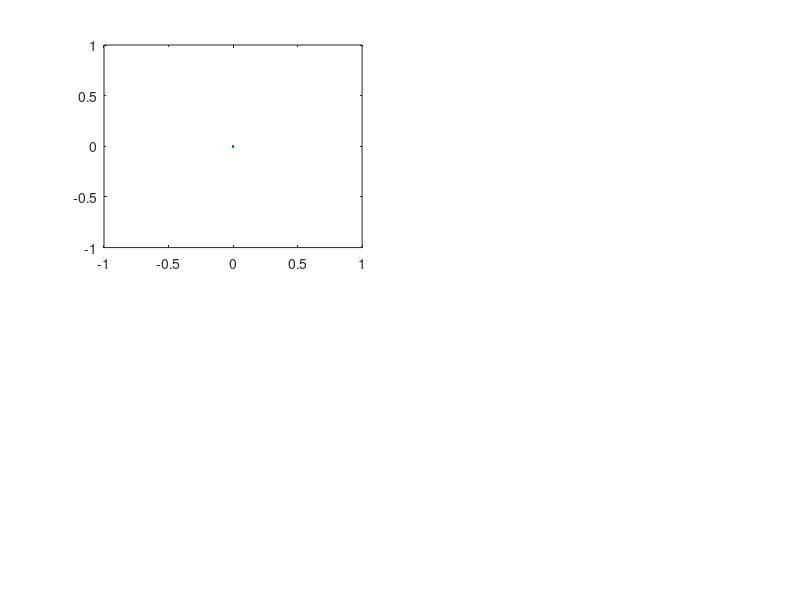

MATLAB code for this plot: (Note: this script raises an error after producing the figure.)
function output_data = Experiment_Example_MATLAB()
    
    % Setup matlab figure
    figure; clf;           
    subplot(221); 
    h1 = plot([0],[0]);
    h1.XData = []; h1.YData = [];
    ylabel('Power (W)');
    
    subplot(222);
    h2 = plot([0], [0]);
    h2.XData = []; h2.YData = [];
    ylabel('Torque Output (Nm)');

    subplot(223);
    h3 = plot([0], [0]);
    h3.XData = []; h3.YData = [];
    ylabel('Theta 2 (rad)');

    subplot(224);
    h4 = plot([0], [0]);
    h4.XData = []; h4.YData = [];
    ylabel('Theta 2 dot (rad/s)');

    
    % Load trajectory information
    n = 1;
    filename = "../Trajectories/Torque_profile_" + n; 
    u = load(filename, "u");
    %u = [-.5 0.5 0.5 0.5];
    u = 2.5*[1 1 1 1];
    ctrl_tf = 0.7;
    
    % Function Callback
    function my_callback(new_data)
        t             = new_data(:,1); 
        v_out         = new_data(:,2); 
        desired_torque= new_data(:,3);
        current_sense = new_data(:,4);
        theta_2       = new_data(:,5); 
        theta_2_dot   = new_data(:,6);
 
        N = length(t);
        
        h1.XData(end+1:end+N) = t;   % Update subplot 1
        h1.YData(end+1:end+N) = current_sense.*v_out;
        
        h2.XData(end+1:end+N) = t;   % Update subplot 2
        h2.YData(end+1:end+N) = current_sense*k_b;
            
        h3.XData(end+1:end+N) = t;   % Update subplot 3
        h3.YData(end+1:end+N) = theta_2;
        
        h4.XData(end+1:end+N) = t;   % Update subplot 4
        h4.YData(end+1:end+N) = theta_2_dot;
    
    end

    frdm_ip  = '192.168.1.100';     % FRDM board ip
    frdm_port= 11223;               % FRDM board port
    params.callback = @my_callback; % callback function
    params.timeout  = 4;            % end of experiment timeout
     
    profile_size  = 100;
    R_motor       = 2.3;
    k_b           = 0.25;
    desired_pos   = pi/7;
    kp            = 100;
    kd            = 0.1;
    pos_control_time = 1;
    max_voltage   = 12;
    jump_toggle   = 0;
    
    input = [R_motor k_b profile_size ctrl_tf desired_pos kp kd pos_control_time max_voltage jump_toggle u];
    output_size = 6;    % number of outputs expected
    output_data = RunExperiment(frdm_ip,frdm_port,input,output_size,params);
end
